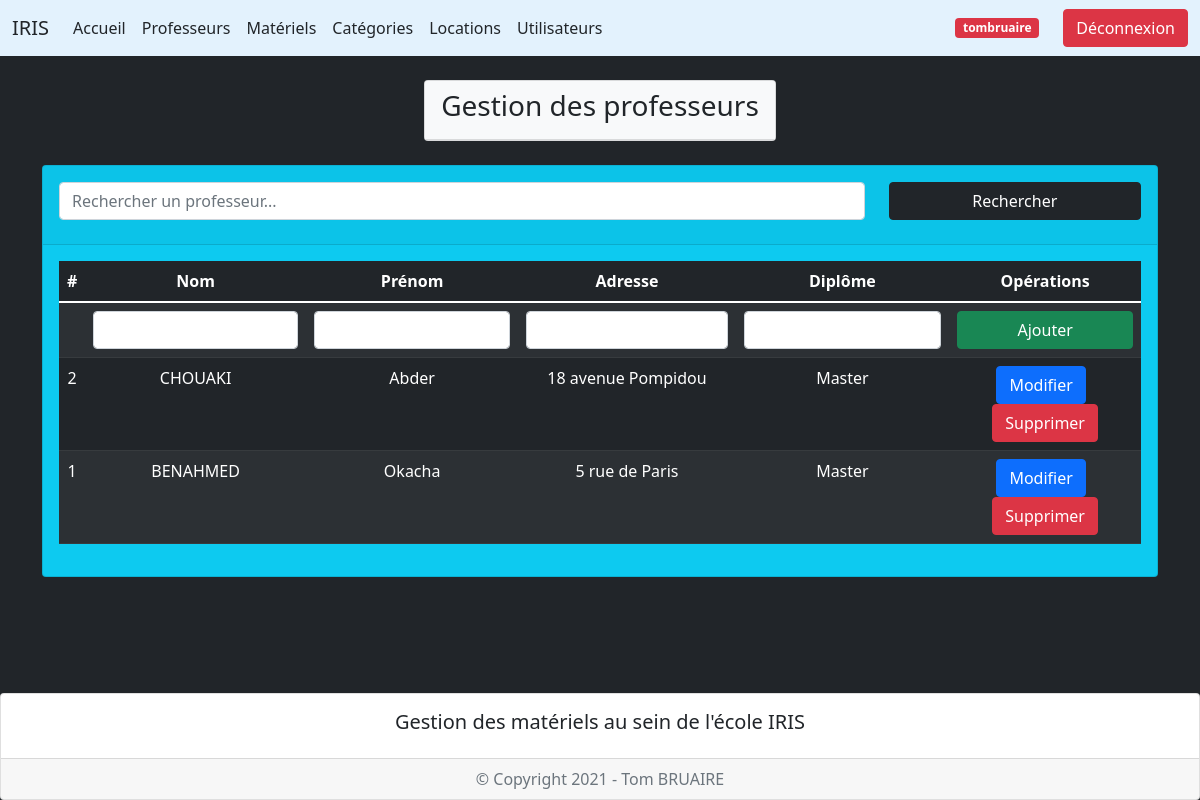
/index.php?page=1 (signed in), run on the app's committed database.
### tables this page shows
create table professeurs (
    idprofesseur int(3) not null auto_increment,
    nomprofesseur varchar(50),
    prenomprofesseur varchar(50),
    adresseprofesseur varchar(255),
    diplomeprofesseur varchar(50),
    primary key (idprofesseur)
);

### controleur/config_db.php (called while the page is built)
<?php
$server = "localhost";
$bdd = "iris";
$user = "root";
$mdp = "";
?>

### controleur/controleur.class.php (called while the page is built, shortened)
<?php
require_once("modele/modele.class.php");
class Controleur {
    private $unModele;
    public function __construct($server, $bdd, $user, $mdp) {
        $this->unModele = new Modele($server, $bdd, $user, $mdp);
    }
    public function setTable($uneTable) {
        $this->unModele->setTable($uneTable);
    }
    public function selectAll($chaine = "*", $orderby) {
        return $this->unModele->selectAll($chaine, $orderby);
    }
    public function title($text) {
        return $this->unModele->title($text);
    }
}
?>

### vue/vue_professeurs.php (the view, shortened to what this page needs)
<div class="container mt-4 mb-5">
    <div class="row d-flex justify-content-center">
        <div class="col-auto">
            <div class="card bg-info">
                <div class="card-header">
                    <form method="post" action="" class="mt-2">
                        <div class="row mb-3">
                            <div class="col-9">
                                    <input type="search" name="mot" id="mot" placeholder="Rechercher un professeur..." class="form-control">
                            </div>
                            <div class="col-3">
                                <button type="submit" name="Rechercher" class="btn btn-dark w-100">Rechercher</button>
                            </div>
                        </div>
                    </form>
                </div>
                <div class="card-body">
                    <div class="table-responsive">
                        <table class="table table-dark table-striped text-center">
                            <thead>
                                <tr>
                                    <th scope="col">#</th>
                                    <th scope="col">Nom</th>
                                    <th scope="col">Prénom</th>
                                    <th scope="col">Adresse</th>
                                    <th scope="col">Diplôme</th>
                                    <?php if (isset($_SESSION['lvl']) && $_SESSION['lvl'] == 2) { ?>
                                    <th scope="col">Opérations</th>
                                    <?php } ?>
                                </tr>
                            </thead>
                            <tbody>
                                <?php if (isset($_SESSION['lvl']) && $_SESSION['lvl'] == 2) { ?>
                                    <form method="post" action="">
                                        <tr>
                                            <td></td>
                                            <td><input type="text" name="nomprofesseur" id="nom" class="form-control" value="<?= ($leProf != null ? $leProf['nomprofesseur'] : null); ?>"></td>
                                            <td><input type="text" name="prenomprofesseur" id="prenom" class="form-control" value="<?= ($leProf != null ? $leProf['prenomprofesseur'] : null); ?>"></td>
                                            <td><input type="text" name="adresseprofesseur" id="adresse" class="form-control" value="<?= ($leProf != null ? $leProf['adresseprofesseur'] : null); ?>"></td>
                                            <td><input type="text" name="diplomeprofesseur" id="diplome" class="form-control" value="<?= ($leProf != null ? $leProf['diplomeprofesseur'] : null); ?>"></td>
                                            <td>
                                                <button type="submit" <?= ($leProf != null ? 'name="subeditprofesseur"' : 'name="subaddprofesseur"'); ?> class="btn <?= ($leProf != null ? 'btn-primary' : 'btn-success w-100'); ?> "><?= ($leProf != null ? "Modifier" : "Ajouter"); ?></button>
                                            </td>
                                        </tr>
                                    </form>
                                <?php } ?>
                            <?php foreach ($lesProfs as $unProf) { ?>
                                <tr>
                                    <td><?= $unProf['idprofesseur']; ?></td>
                                    <td><?= $unProf['nomprofesseur']; ?></td>
                                    <td><?= $unProf['prenomprofesseur']; ?></td>
                                    <td><?= $unProf['adresseprofesseur']; ?></td>
                                    <td><?= $unProf['diplomeprofesseur']; ?></td>
                                    <?php if (isset($_SESSION['lvl']) && $_SESSION['lvl'] == 2) { ?>
                                    <td>
                                        <a href="index.php?page=1&action=edit&idprofesseur=<?= $unProf['idprofesseur']; ?>" class="btn btn-primary me-2">Modifier</a>
                                        <a href="index.php?page=1&action=sup&idprofesseur=<?= $unProf['idprofesseur']; ?>" onclick="return(confirm('Voulez-vous vraiment supprimer ce professeur ?'));" class="btn btn-danger">Supprimer</a>
                                    </td>
                                    <?php } ?>
                                </tr>
                            <?php } ?>
                            </tbody>
                        </table>
                    </div>
                </div>
            </div>
        </div>
    </div>
</div>

### index.php (shortened to what this page needs)
<?php session_start();
require_once("controleur/controleur.class.php");
require_once("controleur/config_db.php");
$unControleur = new Controleur($server, $bdd, $user, $mdp);
?>
<!DOCTYPE html>
<html>
<head>
    <link href="https://cdn.jsdelivr.net/npm/bootstrap@5.1.2/dist/css/bootstrap.min.css" rel="stylesheet">
</head>
<body class="bg-dark text-light">
<?php
    if (!isset($_SESSION['emailuser'])) {
        require_once("vue/vue_connexion.php");
    } else {
?>
<nav class="navbar navbar-expand-lg" style="background-color: #e3f2fd;">
    <div class="container-fluid">
        <a class="navbar-brand text-dark" href="index.php">IRIS</a>
        <div class="collapse navbar-collapse" id="navbarSupportedContent">
            <ul class="navbar-nav me-auto mb-2 mb-lg-0">
                <li class="nav-item">
                    <a class="nav-link active text-dark" aria-current="page" href="index.php?page=0">Accueil</a>
                </li>
                <li class="nav-item">
                    <a class="nav-link active text-dark" aria-current="page" href="index.php?page=1">Professeurs</a>
                </li>
                <li class="nav-item">
                    <a class="nav-link active text-dark" aria-current="page" href="index.php?page=2">Matériels</a>
                </li>
                <li class="nav-item">
                    <a class="nav-link active text-dark" aria-current="page" href="index.php?page=3">Catégories</a>
                </li>
                <li class="nav-item">
                    <a class="nav-link active text-dark" aria-current="page" href="index.php?page=4">Locations</a>
                </li>
                <?php if (isset($_SESSION['lvl']) && $_SESSION['lvl'] == 2) { ?>
                <li class="nav-item">
                    <a class="nav-link active text-dark" aria-current="page" href="index.php?page=5">Utilisateurs</a>
                </li>
                <?php } ?>
            </ul>
            <?php if ($_SESSION['lvl'] == 1) { ?>
            <span class="ms-3 badge bg-info text-dark me-4"><?= $_SESSION['pseudouser']; ?></span>
            <?php } elseif ($_SESSION['lvl'] == 2) { ?>
            <span class="ms-3 badge bg-danger me-4"><?= $_SESSION['pseudouser']; ?></span>
            <?php } ?>
            <a href="index.php?page=6" class="btn btn-danger">Déconnexion</a>
        </div>
    </div>
</nav>
<div class="container">
    <div class="row d-flex justify-content-center">
        <?php
            if (isset($_GET['page']))
                $page = $_GET['page'];
            else
                $page = 0;
            switch ($page) {
                case 1 :
                    require_once("gestion_profs.php");
                    break;
            }
        ?>
    </div>
</div>
<?php } ?>
<div class="card text-center fixed-bottom">
    <div class="card-body">
        <h5 class="card-title text-dark">Gestion des matériels au sein de l'école IRIS</h5>
    </div>
    <div class="card-footer text-muted">&copy; Copyright 2021 - Tom BRUAIRE</div>
</div>
</body>
</html>

### gestion_profs.php (shortened to what this page needs)
<?php
print($unControleur->title("Gestion des professeurs"));
$leProf = null;
$unControleur->setTable("professeurs");
if (isset($_POST['Rechercher'])) {
    $mot = $_POST['mot'];
    $tab = array("idprofesseur", "nomprofesseur", "prenomprofesseur", "adresseprofesseur", "diplomeprofesseur");
    $lesProfs = $unControleur->selectSearch($tab, $mot);
} else {
    $orderby = "idprofesseur";
    $lesProfs = $unControleur->selectAll("*", $orderby);
}
require_once("vue/vue_professeurs.php");
?>

### modele/modele.class.php (shortened to what this page needs)
<?php
class Modele {
    private $pdo;
    private $uneTable;
    public function __construct($server, $bdd, $user, $mdp) {
        $this->pdo = null;
        try {
            $this->pdo = new PDO("mysql:host=".$server.";dbname=".$bdd.";charset=utf8", $user, $mdp);
        } catch (PDOException $e) {
            die("Erreur de connexion à la base de données : " . $e->getMessage());
        }
    }
    public function setTable($uneTable) {
        $this->uneTable = $uneTable;
    }
    public function selectAll($chaine, $orderby) {
        if ($this->pdo != null) {
            $requete = "SELECT ".$chaine." FROM ". $this->uneTable." ORDER BY ".$orderby." DESC;";
            $select = $this->pdo->prepare($requete);
            $select->execute();
            return $select->fetchAll();
        } else {
            return null;
        }
    }
    public function title($text) {
        $html = "<div class='container'>";
        $html .= "<div class='row d-flex justify-content-center'>";
        $html .= "<div class='col-auto'>";
        $html .= "<div class='card bg-light mt-4'>";
        $html .= "<div class='card-header bg-light'>";
        $html .= "<h3 class='text-center text-dark'>{$text}</h3>";
        $html .= "</div>";
        $html .= "</div>";
        $html .= "</div>";
        $html .= "</div>";
        $html .= "</div>";
        return $html;
    }
}
?>

### data on the page
professeurs: idprofesseur "2", nomprofesseur "CHOUAKI", prenomprofesseur "Abder", adresseprofesseur "18 avenue Pompidou", diplomeprofesseur "Master"
professeurs: idprofesseur "1", nomprofesseur "BENAHMED", prenomprofesseur "Okacha", adresseprofesseur "5 rue de Paris", diplomeprofesseur "Master"

### other printed values
$_SESSION['pseudouser'] "tombruaire"
$text "Gestion des professeurs"
